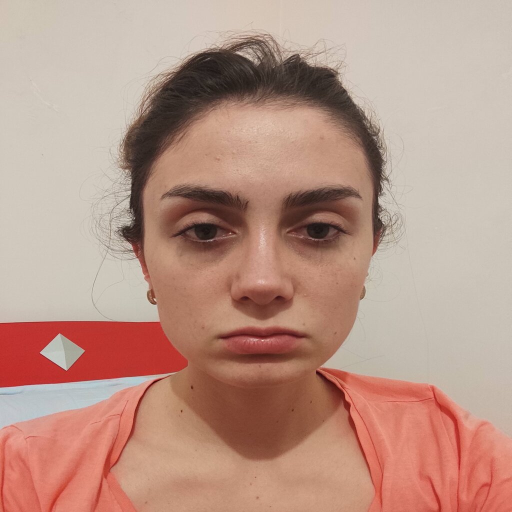
#> input picture ben.jpg, 1024 x 1024 px (shown at 1/2 size); the run also reads 1 picture not shown here
$ python deneme2.py
#> lines starting #> are read from the running program, lines starting #| are printed output that depends on the picture
# -- coding: utf-8 --


import cv2
import numpy as np
img=cv2.imread("ben.jpg")
#> img is the input picture: shape (1024, 1024, 3); mean B, G, R 134.7, 149, 185.9
img2=cv2.imread("gri.jpg")


cv2.imshow("Ben", img)

#Burada resmin boyutunu yazdırıyoruz.
print(img.shape)
#| (1024, 1024, 3)


#Üst kısımda görüntü işlemeyi yaptık. Bundan sonraki kısımda
#görüntüyü siyah beyaz yapacağız.

def griTonYap(img):
    #burda en,boy,ve katmana yüklediğimiz resmin en boy ve katman değerleri veriliyor.
    en,boy,katman=np.shape(img)
#> en = 1024; boy = 1024; katman = 3
    newimg=np.zeros((en,boy,katman),dtype=np.uint8)

    for i in range(en):
        for j in range(boy):
            newimg[i:,j]=img[i,j,0]
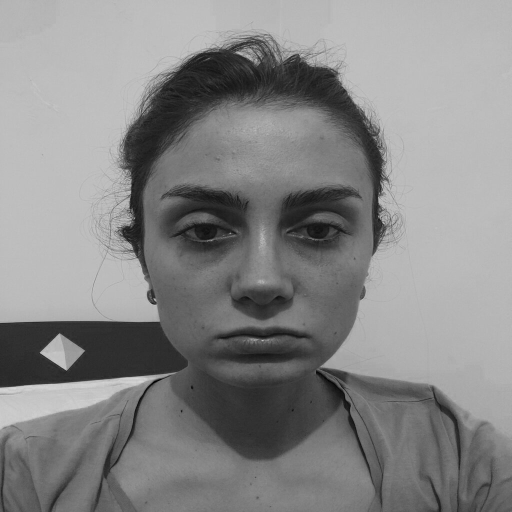
#> newimg: shape (1024, 1024, 3) (shown at 1/2 size); min 0, max 217, mean 134.7

    cv2.imshow("Yeni gri resim",newimg)


#Buradan aşağıda parlaklıkla oynama işlemleriyle
#çalışacağız
#2-a
def parlaklıklaOynaA(img,k):
#> called with k = -50
    en,boy,katman=np.shape(img)
#> en = 1024; boy = 1024; katman = 3
    newimg=np.zeros((en,boy,katman),dtype=np.uint8)
    for i in range(en):
        for j in range(boy):
            newimg[i:,j]=img[i,j]+k
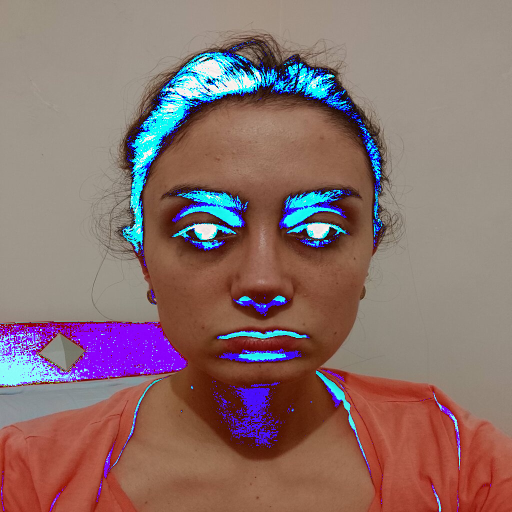
#> newimg: shape (1024, 1024, 3) (shown at 1/2 size); mean B, G, R 109.4, 111.7, 138.4
    cv2.imshow("Yeni resim a",newimg)


#2-b
def parlaklıklaOynab(img,k):
#> called with k = -5
    en,boy,katman=np.shape(img)
#> en = 1024; boy = 1024; katman = 3
    newimg=np.zeros((en,boy,katman),dtype=np.uint8)

    for i in range(en):
        for j in range(boy):
            newimg[i:,j]=img[i,j]*k
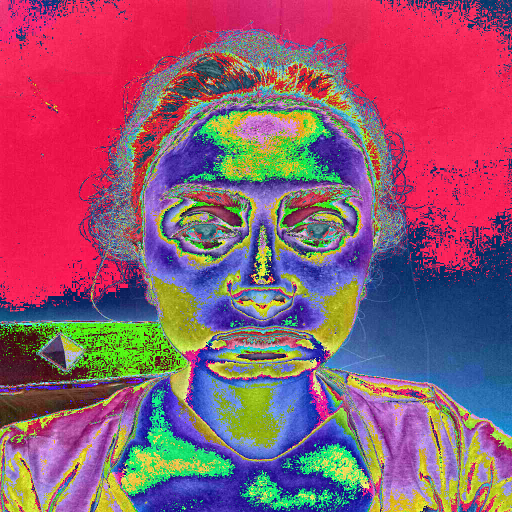
#> newimg: shape (1024, 1024, 3) (shown at 1/2 size); mean B, G, R 112.5, 89.1, 145.6

    cv2.imshow("Yeni resim b",newimg)


#Gözü dikdörtgen içerisine alma

def BolgeSec(img):
    newimg=cv2.imread("gri.jpg")
    newimg2=cv2.rectangle(newimg, (330,420), (485,500), (100,200,255),3)
    cv2.imshow("Göz", newimg2)


griTonYap(img)
parlaklıklaOynaA(img2, -50)
parlaklıklaOynab(img2,-5)
BolgeSec(img2)

cv2.waitKey()
cv2.destroyAllWindows()
